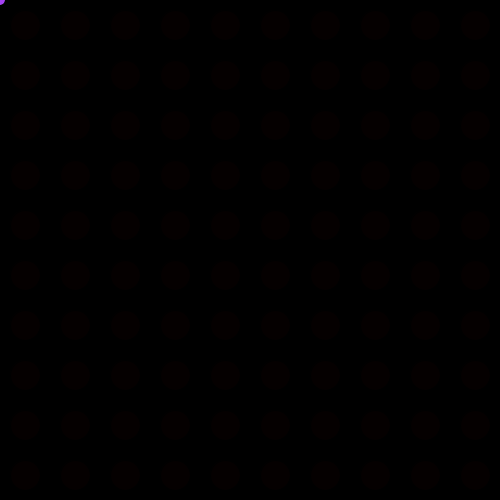
Frame 1 (no input)
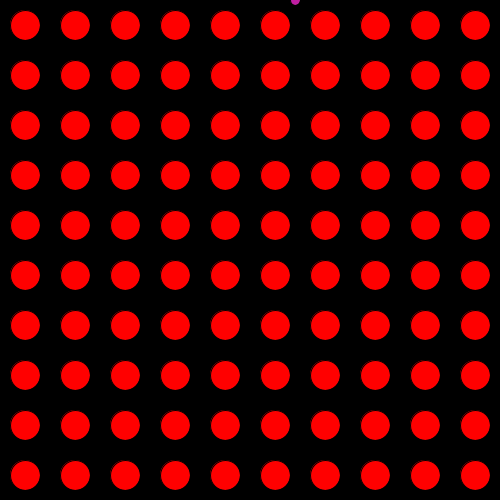
Frame 60 (the mouse pressed at the canvas centre just before this capture)
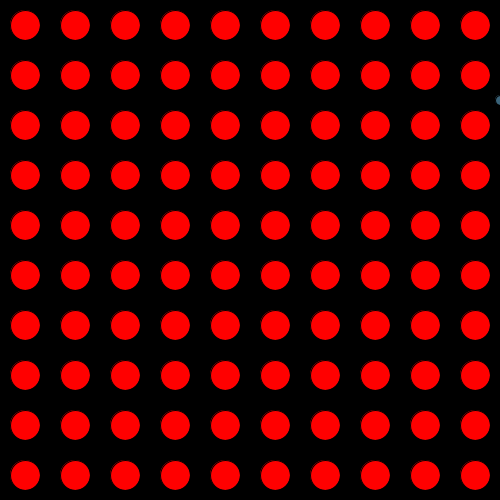
Frame 120 (the mouse held since frame 60 and released just before this capture)

The Processing sketch that drew these frames (run headless with seeded random() and noise(); from frame 60 on, the mouse is pressed at the canvas centre):

// Processing sketch: processing_156803
// ── processing_156803.pde

int x=0;
int y=0;
int i=0;
 
void setup(){
  size (500,500);
}
    
void draw() {
  background(0);
   fill(random(255),random(255),random(255));

ellipse(x, y, 10, 10);

if(x<width && y==0){
  x+=5;
}else if(x>width && y==0){
  x=width;
}

if(x==width && y<height){
  y+=5; 
} else if(y>height && x==width){
  y=height; 
}

if(y==height && x>0){
  x-=5; 
} else if(y==height && x<=0){
  x=0; 
}

if(x==0 && y>0){
  y-=5; 
} else if(x==0 && y<=0){
  y=0; 
}
 

  
 fill(i+=5,0, 0);
  for (int i=0; i<10; i++){
    for (int j=0; j<10;j++){
     
      ellipse(25+(i*50),25+(j*50),30,30);
    }
  }
  }
